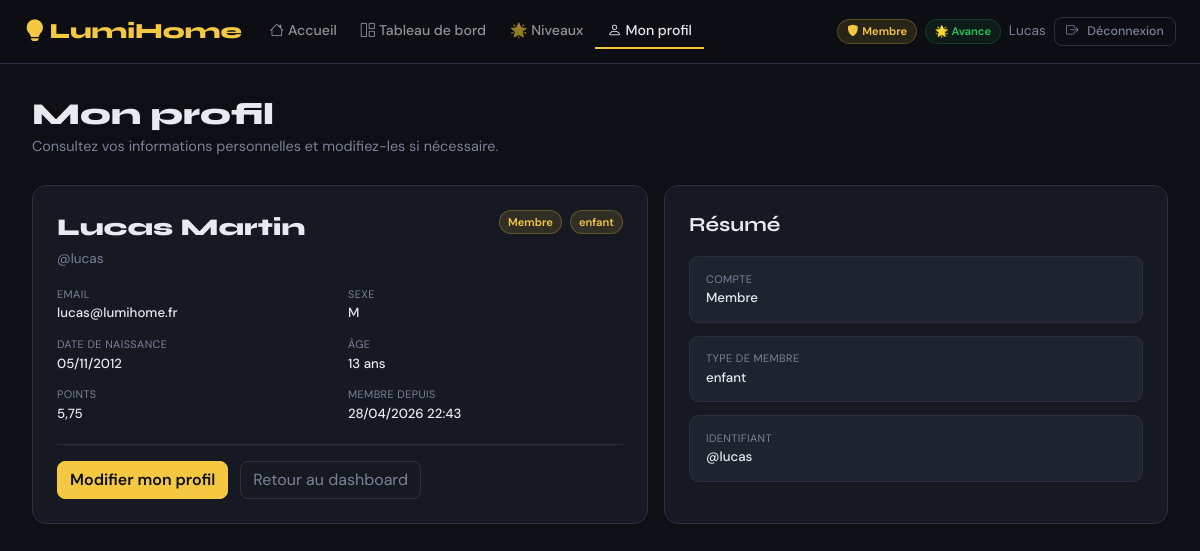
The app's page /Lumihome/index.php?page=profil (signed in) with its own data.
### tables this page shows
CREATE TABLE IF NOT EXISTS utilisateurs (
    id              INT AUTO_INCREMENT PRIMARY KEY,
    login           VARCHAR(50)  NOT NULL UNIQUE,
    nom             VARCHAR(100) NOT NULL,
    prenom          VARCHAR(100) NOT NULL,
    email           VARCHAR(150) NOT NULL UNIQUE,
    mot_de_passe    VARCHAR(255) NOT NULL,
    role            ENUM('visiteur','membre','admin') DEFAULT 'membre',
    est_banni       BOOLEAN DEFAULT FALSE,
    raison_ban      TEXT,
    age             INT,
    sexe            ENUM('M','F','Autre'),
    date_naissance  DATE,
    type_membre     VARCHAR(50) DEFAULT 'habitant',
    points          FLOAT DEFAULT 0,
    created_at      DATETIME DEFAULT CURRENT_TIMESTAMP
);

### Lumihome/includes/config.php (called while the page is built, shortened)
<?php
function escape(string $s): string {
    return htmlspecialchars($s, ENT_QUOTES, 'UTF-8');
}

### Lumihome/pages/profil.php (the view, shortened to what this page needs)
<?php
$profil       = null;
$age          = '-';
try {
    $pdo = db();
    $st  = $pdo->prepare('
        SELECT id, login, nom, prenom, email, role, sexe,
               date_naissance, type_membre, points, created_at
        FROM utilisateurs
        WHERE id = ?
        LIMIT 1
    ');
    $st->execute([$_SESSION['user_id']]);
    $profil = $st->fetch();
    if (!$profil) {
        $erreur_profil = 'Profil introuvable.';
    } elseif (!empty($profil['date_naissance'])) {
        $age = (new DateTime($profil['date_naissance']))->diff(new DateTime())->y . ' ans';
    }
} catch (Exception $e) {
    $erreur_profil = 'Impossible de charger le profil.';
}
$prenom      = escape($profil['prenom']      ?? '');
$nom         = escape($profil['nom']         ?? '');
$email       = escape($profil['email']       ?? '');
$login       = escape($profil['login']       ?? '');
$role        = escape($profil['role']        ?? 'membre');
$sexe        = $profil['sexe']               ?? 'Autre';
$dob         = escape($profil['date_naissance'] ?? '');
$type_membre = $profil['type_membre']        ?? 'habitant';
$points      = isset($profil['points'])
               ? number_format((float) $profil['points'], 2, ',', ' ')
               : '0';
$created_at  = !empty($profil['created_at'])
               ? date('d/m/Y H:i', strtotime($profil['created_at']))
               : '-';
?>
<div class="page">
  <div style="margin-bottom:1.75rem">
    <h1 style="font-family:Syne,sans-serif;font-size:1.9rem;font-weight:800;margin-bottom:.2rem">
      Mon profil
    </h1>
    <p style="font-size:.9rem;color:var(--muted)">
      Consultez vos informations personnelles et modifiez-les si nécessaire.
    </p>
  </div>
  <div class="profil-grid" style="display:grid;grid-template-columns:1.1fr .9fr;gap:1rem">
    <div class="card">
      <div style="display:flex;justify-content:space-between;align-items:flex-start;
                  gap:1rem;flex-wrap:wrap;margin-bottom:1rem">
        <div>
          <div style="font-family:Syne,sans-serif;font-size:1.5rem;font-weight:800;color:#e8eaf0">
            <?= $prenom . ' ' . $nom ?>
          </div>
          <div style="font-size:.85rem;color:var(--muted);margin-top:.2rem">
            @<?= $login ?>
          </div>
        </div>
        <div style="display:flex;gap:.5rem;flex-wrap:wrap">
          <span class="badge-role <?= $role === 'admin' ? 'badge-admin' : '' ?>">
            <?= ucfirst($role) ?>
          </span>
          <span class="badge-role"><?= escape($type_membre) ?></span>
        </div>
      </div>
      <div style="display:grid;grid-template-columns:1fr 1fr;gap:.8rem 1rem">
        <div>
          <div class="meta-lbl">Email</div>
          <div class="meta-val" style="color:#e8eaf0"><?= $email ?></div>
        </div>
        <div>
          <div class="meta-lbl">Sexe</div>
          <div class="meta-val" style="color:#e8eaf0"><?= escape($sexe) ?></div>
        </div>
        <div>
          <div class="meta-lbl">Date de naissance</div>
          <div class="meta-val" style="color:#e8eaf0"><?= $dob ? date('d/m/Y', strtotime($dob)) : '-' ?></div>
        </div>
        <div>
          <div class="meta-lbl">Âge</div>
          <div class="meta-val" style="color:#e8eaf0"><?= $age ?></div>
        </div>
        <div>
          <div class="meta-lbl">Points</div>
          <div class="meta-val" style="color:#e8eaf0"><?= $points ?></div>
        </div>
        <div>
          <div class="meta-lbl">Membre depuis</div>
          <div class="meta-val" style="color:#e8eaf0"><?= $created_at ?></div>
        </div>
      </div>
      <div style="margin-top:1.25rem;padding-top:1rem;border-top:1px solid var(--border);
                  display:flex;gap:.75rem;flex-wrap:wrap">
        <button class="btn btn-primary" onclick="toggleEditProfil()">
          Modifier mon profil
        </button>
        <a class="btn btn-outline" href="/Lumihome/index.php?page=dashboard">
          Retour au dashboard
        </a>
      </div>
    </div>
    <div class="card">
      <div class="sec-title" style="margin-bottom:1rem">Résumé</div>
      <div style="display:grid;gap:.8rem">
        <div style="padding:.85rem 1rem;background:var(--surface2);
                    border:1px solid var(--border);border-radius:10px">
          <div class="meta-lbl">Compte</div>
          <div class="meta-val" style="color:#e8eaf0"><?= ucfirst($role) ?></div>
        </div>
        <div style="padding:.85rem 1rem;background:var(--surface2);
                    border:1px solid var(--border);border-radius:10px">
          <div class="meta-lbl">Type de membre</div>
          <div class="meta-val" style="color:#e8eaf0"><?= escape($type_membre) ?></div>
        </div>
        <div style="padding:.85rem 1rem;background:var(--surface2);
                    border:1px solid var(--border);border-radius:10px">
          <div class="meta-lbl">Identifiant</div>
          <div class="meta-val" style="color:#e8eaf0">@<?= $login ?></div>
        </div>
      </div>
    </div>
  </div>
</div>

### Lumihome/assets/css/style.css (style rules this page uses)
:root { --bg: #0d0f14; --surface: #161921; --surface2: #1e2330; --border: #2a3040; --accent: #f5c842; --accent2: #ff8c42; --text: #e8eaf0; --muted: #7a8299; --on: #22c55e; --off: #ef4444; --r: 14px; --bs-body-bg: #0d0f14; --bs-body-color: #e8eaf0; }
body { font-family: 'DM Sans', sans-serif !important; background-color: var(--bg) !important; color: var(--text) !important; min-height: 100vh; }
a { color: inherit; text-decoration: none; }
h1, h2, h3, h4, h5, h6, p, span, div, label, li, td, th { color: inherit; }
.badge-role { display: inline-flex; align-items: center; font-size: .7rem; font-weight: 600; padding: .15rem .5rem; border-radius: 20px; background: rgba(245, 200, 66, .12) !important; color: var(--accent) !important; border: 1px solid rgba(245, 200, 66, .25); }
body .btn-primary { background-color: var(--accent) !important; border-color: var(--accent) !important; color: #0d0f14 !important; font-weight: 600; }
body .btn-outline { background: transparent !important; border: 1px solid var(--border) !important; color: var(--muted) !important; border-radius: 8px; }
body .btn { box-shadow: none !important; font-family: 'DM Sans', sans-serif; border-radius: 8px; }
.page { max-width: 1200px; margin: 0 auto; padding: 2rem; color: var(--text); }
body .card { background: var(--surface) !important; border: 1px solid var(--border) !important; border-radius: var(--r) !important; padding: 1.5rem; color: var(--text) !important; }
.meta-lbl { font-size: .68rem; color: var(--muted) !important; text-transform: uppercase; letter-spacing: .4px; }
.meta-val { font-size: .83rem; font-weight: 500; margin-top: .08rem; color: var(--text) !important; }
.sec-title { font-family: 'Syne', sans-serif; font-size: 1.25rem; font-weight: 700; color: var(--text) !important; }

### records on screen
utilisateurs: prenom "Lucas", nom "Martin", login "lucas", role "Membre", type_membre "enfant", email "lucas@lumihome.fr", sexe "M", date_naissance "05/11/2012", date_naissance "13 ans", points "5,75", created_at "28/04/2026 22:43"

### other values on screen
$emoji_nav "🌟"
$user_role "Membre"
$_SESSION['niveau'] "Avance"
$user_prenom "Lucas"
